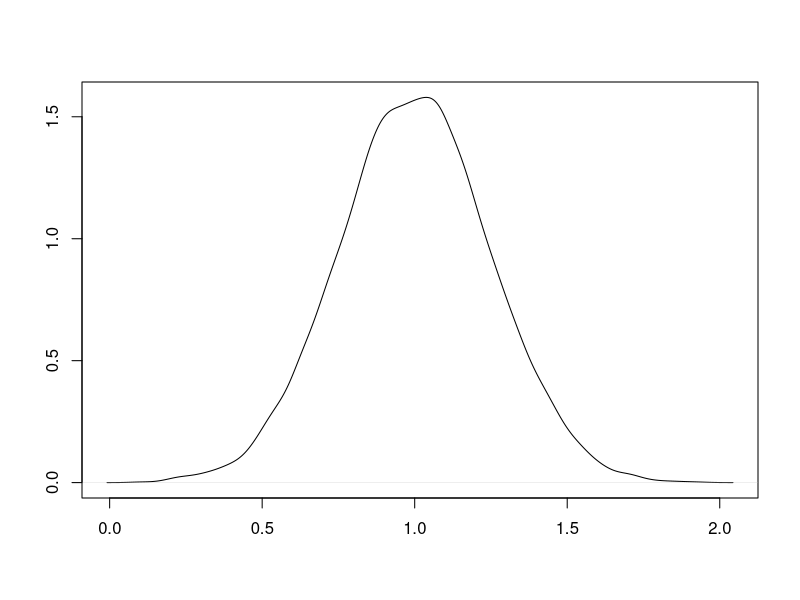
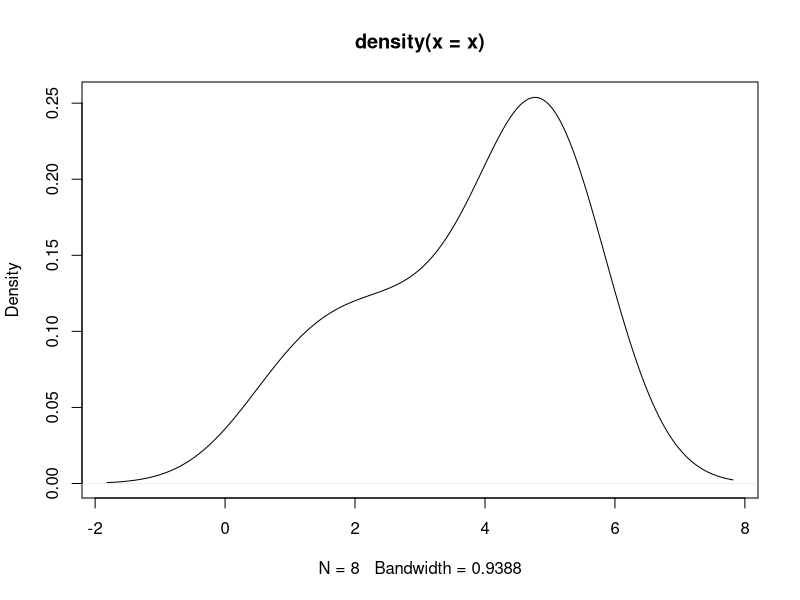

The R script that drew these images, in order:
## ---- chunk 1

x<-rnorm(n=10000, mean=1, sd=.25)
plot(density(x), type='l', main='', ylab='', xlab='')
## ---- chunk 2

x <- c(1, 2, 3, 4, 5, 5, 5, 5)
plot(density(x), type = 'l')
## ---- chunk 3
name <- "madeline"
## ---- chunk 4
print("Potatos have no bones")
